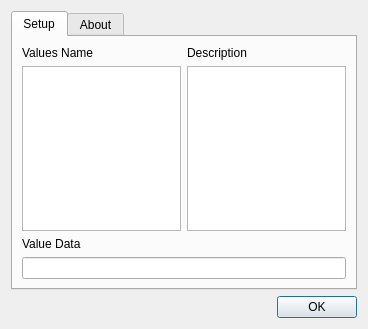
<ui version="4.0" >
 <class>XQDEUIConfiguratorXML</class>
 <widget class="QDialog" name="XQDEUIConfiguratorXML" >
  <property name="geometry" >
   <rect>
    <x>0</x>
    <y>0</y>
    <width>368</width>
    <height>329</height>
   </rect>
  </property>
  <property name="windowTitle" >
   <string>Dialog</string>
  </property>
  <layout class="QVBoxLayout" >
   <item>
    <widget class="QTabWidget" name="tabWidget" >
     <property name="currentIndex" >
      <number>0</number>
     </property>
     <widget class="QWidget" name="tab" >
      <attribute name="title" >
       <string>Setup</string>
      </attribute>
      <layout class="QVBoxLayout" >
       <item>
        <layout class="QGridLayout" >
         <item row="0" column="0" >
          <widget class="QLabel" name="label" >
           <property name="text" >
            <string>Values Name</string>
           </property>
          </widget>
         </item>
         <item row="0" column="1" >
          <widget class="QLabel" name="label_3" >
           <property name="text" >
            <string>Description</string>
           </property>
          </widget>
         </item>
         <item row="1" column="0" >
          <widget class="QListWidget" name="list_names" />
         </item>
         <item row="1" column="1" >
          <widget class="QTextEdit" name="var_description" />
         </item>
        </layout>
       </item>
       <item>
        <widget class="QLabel" name="label_2" >
         <property name="text" >
          <string>Value Data</string>
         </property>
        </widget>
       </item>
       <item>
        <widget class="QLineEdit" name="var_value" />
       </item>
      </layout>
     </widget>
     <widget class="QWidget" name="tab_2" >
      <attribute name="title" >
       <string>About</string>
      </attribute>
      <layout class="QVBoxLayout" >
       <item>
        <layout class="QGridLayout" >
         <item row="0" column="0" >
          <widget class="QLabel" name="label_4" >
           <property name="text" >
            <string>Name</string>
           </property>
           <property name="alignment" >
            <set>Qt::AlignRight|Qt::AlignTrailing|Qt::AlignVCenter</set>
           </property>
          </widget>
         </item>
         <item row="0" column="1" >
          <widget class="QLineEdit" name="c_name" />
         </item>
         <item row="1" column="0" >
          <widget class="QLabel" name="label_5" >
           <property name="text" >
            <string>Author</string>
           </property>
           <property name="alignment" >
            <set>Qt::AlignRight|Qt::AlignTrailing|Qt::AlignVCenter</set>
           </property>
          </widget>
         </item>
         <item row="1" column="1" >
          <widget class="QLineEdit" name="c_author" />
         </item>
         <item row="2" column="0" >
          <widget class="QLabel" name="label_6" >
           <property name="text" >
            <string>Version</string>
           </property>
           <property name="alignment" >
            <set>Qt::AlignRight|Qt::AlignTrailing|Qt::AlignVCenter</set>
           </property>
          </widget>
         </item>
         <item row="2" column="1" >
          <widget class="QLineEdit" name="c_ver" />
         </item>
         <item row="3" column="0" >
          <widget class="QLabel" name="label_7" >
           <property name="text" >
            <string>eMail</string>
           </property>
           <property name="alignment" >
            <set>Qt::AlignRight|Qt::AlignTrailing|Qt::AlignVCenter</set>
           </property>
          </widget>
         </item>
         <item row="3" column="1" >
          <widget class="QLineEdit" name="c_email" />
         </item>
         <item row="4" column="0" >
          <widget class="QLabel" name="label_8" >
           <property name="text" >
            <string>Website</string>
           </property>
           <property name="alignment" >
            <set>Qt::AlignRight|Qt::AlignTrailing|Qt::AlignVCenter</set>
           </property>
          </widget>
         </item>
         <item row="4" column="1" >
          <widget class="QLineEdit" name="c_web" />
         </item>
         <item row="5" column="0" >
          <widget class="QLabel" name="label_9" >
           <property name="text" >
            <string>Autoupgrade url</string>
           </property>
           <property name="alignment" >
            <set>Qt::AlignRight|Qt::AlignTrailing|Qt::AlignVCenter</set>
           </property>
          </widget>
         </item>
         <item row="5" column="1" >
          <widget class="QLineEdit" name="c_autoupdate" />
         </item>
        </layout>
       </item>
      </layout>
     </widget>
    </widget>
   </item>
   <item>
    <layout class="QHBoxLayout" >
     <item>
      <spacer>
       <property name="orientation" >
        <enum>Qt::Horizontal</enum>
       </property>
       <property name="sizeHint" >
        <size>
         <width>40</width>
         <height>20</height>
        </size>
       </property>
      </spacer>
     </item>
     <item>
      <widget class="QPushButton" name="pOK" >
       <property name="text" >
        <string>OK</string>
       </property>
      </widget>
     </item>
    </layout>
   </item>
  </layout>
 </widget>
 <resources/>
 <connections/>
</ui>
